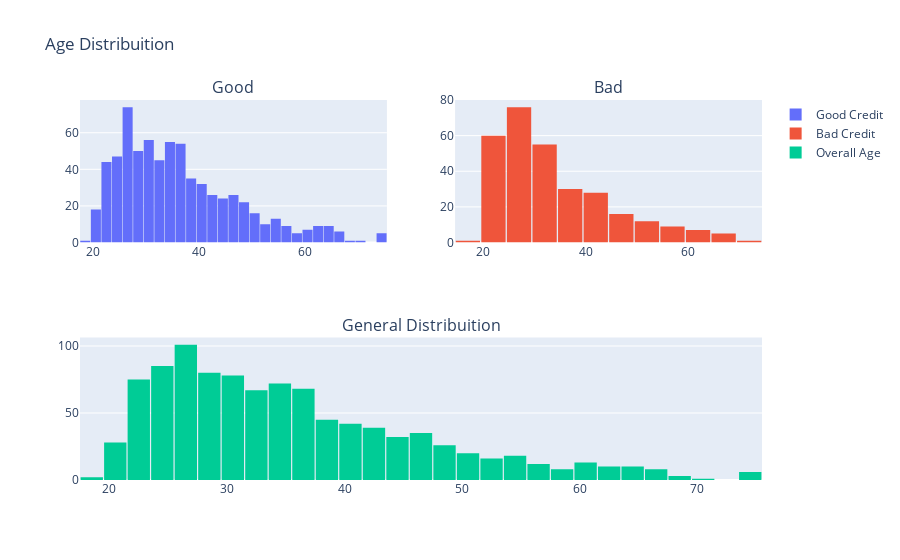

This figure's notebook cell:
### Code cell
df_good = df.loc[df["Y"] == 1]['X13']
df_bad = df.loc[df["Y"] == 2]['X13']
df_age = df['X13']

Good = go.Histogram(
    x=df_good,
    name="Good Credit"
)

Bad = go.Histogram(
    x=df_bad,
    name="Bad Credit"
)

Gen = go.Histogram(
    x=df_age,
    name="Overall Age"
)

fig = tls.make_subplots(rows=2, cols=2, specs=[[{}, {}], [{'colspan': 2}, None]],
                          subplot_titles=('Good','Bad', 'General Distribuition'))

fig.append_trace(Good, 1, 1)
fig.append_trace(Bad, 1, 2)
fig.append_trace(Gen, 2, 1)

fig['layout'].update(showlegend=True, title='Age Distribuition', bargap=0.05)
py.iplot(fig, filename='custom-sized-subplot-with-subplot-titles')

### Figure 1 — Plotly figure (JSON) as saved in the notebook; plotly's stock layout.template omitted (floating-point values rounded to 4 significant figures; data arrays with more than 128 entries replaced by an {"elided": "..."} marker saying what was removed)
{"data": [{"name": "Good Credit", "type": "histogram", "x": {"elided": "700 int values"}, "xaxis": "x", "yaxis": "y"}, {"name": "Bad Credit", "type": "histogram", "x": {"elided": "300 int values"}, "xaxis": "x2", "yaxis": "y2"}, {"name": "Overall Age", "type": "histogram", "x": {"elided": "1000 int values"}, "xaxis": "x3", "yaxis": "y3"}], "layout": {"annotations": [{"font": {"size": 16}, "showarrow": false, "text": "Good", "x": 0.225, "xanchor": "center", "xref": "paper", "y": 1, "yanchor": "bottom", "yref": "paper"}, {"font": {"size": 16}, "showarrow": false, "text": "Bad", "x": 0.775, "xanchor": "center", "xref": "paper", "y": 1, "yanchor": "bottom", "yref": "paper"}, {"font": {"size": 16}, "showarrow": false, "text": "General Distribuition", "x": 0.5, "xanchor": "center", "xref": "paper", "y": 0.375, "yanchor": "bottom", "yref": "paper"}], "bargap": 0.05, "showlegend": true, "title": {"text": "Age Distribuition"}, "xaxis": {"anchor": "y", "domain": [0, 0.45]}, "xaxis2": {"anchor": "y2", "domain": [0.55, 1]}, "xaxis3": {"anchor": "y3", "domain": [0, 1]}, "yaxis": {"anchor": "x", "domain": [0.625, 1]}, "yaxis2": {"anchor": "x2", "domain": [0.625, 1]}, "yaxis3": {"anchor": "x3", "domain": [0, 0.375]}}}
